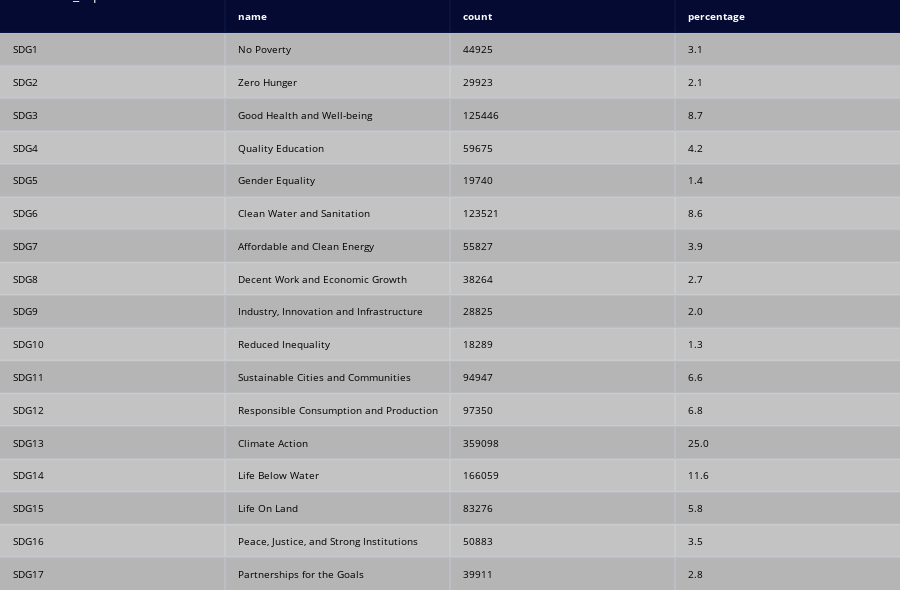

The code cell stored with this chart in its notebook:
### Code cell
import plotly.figure_factory as ff
df_sdg = df_sdg[['name', 'count']]
df_sdg["percentage"] = df_sdg['count']/ float(tot_pub)
df_sdg["percentage"] = df_sdg["percentage"].apply(lambda x: round(100*x, 1))
# df_sdg_t = df_sdg.transpose()
col = [df_sdg.columns.tolist()]
col[0].insert(0, "")
body = df_sdg.reset_index().values.tolist()
fig = ff.create_table(col + body)

fig.update_layout(title="SDG_repartition", showlegend=True, font={'size':10})
fig.write_image('../img/table_SDG_repartition.jpeg', width=1080, height=250, scale=1)
fig.show()

### Figure 1 — Plotly figure (JSON) as saved in the notebook; plotly's stock layout.template omitted (floating-point values rounded to 4 significant figures)
{"data": [{"colorscale": [[0, "#00083e"], [0.5, "#ededee"], [1, "#ffffff"]], "hoverinfo": "none", "opacity": 0.75, "showscale": false, "z": [[0, 0, 0, 0], [0.5, 0.5, 0.5, 0.5], [1, 1, 1, 1], [0.5, 0.5, 0.5, 0.5], [1, 1, 1, 1], [0.5, 0.5, 0.5, 0.5], [1, 1, 1, 1], [0.5, 0.5, 0.5, 0.5], [1, 1, 1, 1], [0.5, 0.5, 0.5, 0.5], [1, 1, 1, 1], [0.5, 0.5, 0.5, 0.5], [1, 1, 1, 1], [0.5, 0.5, 0.5, 0.5], [1, 1, 1, 1], [0.5, 0.5, 0.5, 0.5], [1, 1, 1, 1], [0.5, 0.5, 0.5, 0.5]], "type": "heatmap"}], "layout": {"annotations": [{"align": "left", "font": {"color": "#ffffff"}, "showarrow": false, "text": "<b></b>", "x": -0.45, "xanchor": "left", "xref": "x", "y": 0, "yref": "y"}, {"align": "left", "font": {"color": "#ffffff"}, "showarrow": false, "text": "<b>name</b>", "x": 0.55, "xanchor": "left", "xref": "x", "y": 0, "yref": "y"}, {"align": "left", "font": {"color": "#ffffff"}, "showarrow": false, "text": "<b>count</b>", "x": 1.55, "xanchor": "left", "xref": "x", "y": 0, "yref": "y"}, {"align": "left", "font": {"color": "#ffffff"}, "showarrow": false, "text": "<b>percentage</b>", "x": 2.55, "xanchor": "left", "xref": "x", "y": 0, "yref": "y"}, {"align": "left", "font": {"color": "#000000"}, "showarrow": false, "text": "SDG1", "x": -0.45, "xanchor": "left", "xref": "x", "y": 1, "yref": "y"}, {"align": "left", "font": {"color": "#000000"}, "showarrow": false, "text": "No Poverty", "x": 0.55, "xanchor": "left", "xref": "x", "y": 1, "yref": "y"}, {"align": "left", "font": {"color": "#000000"}, "showarrow": false, "text": "44925", "x": 1.55, "xanchor": "left", "xref": "x", "y": 1, "yref": "y"}, {"align": "left", "font": {"color": "#000000"}, "showarrow": false, "text": "3.1", "x": 2.55, "xanchor": "left", "xref": "x", "y": 1, "yref": "y"}, {"align": "left", "font": {"color": "#000000"}, "showarrow": false, "text": "SDG2", "x": -0.45, "xanchor": "left", "xref": "x", "y": 2, "yref": "y"}, {"align": "left", "font": {"color": "#000000"}, "showarrow": false, "text": "Zero Hunger", "x": 0.55, "xanchor": "left", "xref": "x", "y": 2, "yref": "y"}, {"align": "left", "font": {"color": "#000000"}, "showarrow": false, "text": "29923", "x": 1.55, "xanchor": "left", "xref": "x", "y": 2, "yref": "y"}, {"align": "left", "font": {"color": "#000000"}, "showarrow": false, "text": "2.1", "x": 2.55, "xanchor": "left", "xref": "x", "y": 2, "yref": "y"}, {"align": "left", "font": {"color": "#000000"}, "showarrow": false, "text": "SDG3", "x": -0.45, "xanchor": "left", "xref": "x", "y": 3, "yref": "y"}, {"align": "left", "font": {"color": "#000000"}, "showarrow": false, "text": "Good Health and Well-being", "x": 0.55, "xanchor": "left", "xref": "x", "y": 3, "yref": "y"}, {"align": "left", "font": {"color": "#000000"}, "showarrow": false, "text": "125446", "x": 1.55, "xanchor": "left", "xref": "x", "y": 3, "yref": "y"}, {"align": "left", "font": {"color": "#000000"}, "showarrow": false, "text": "8.7", "x": 2.55, "xanchor": "left", "xref": "x", "y": 3, "yref": "y"}, {"align": "left", "font": {"color": "#000000"}, "showarrow": false, "text": "SDG4", "x": -0.45, "xanchor": "left", "xref": "x", "y": 4, "yref": "y"}, {"align": "left", "font": {"color": "#000000"}, "showarrow": false, "text": "Quality Education", "x": 0.55, "xanchor": "left", "xref": "x", "y": 4, "yref": "y"}, {"align": "left", "font": {"color": "#000000"}, "showarrow": false, "text": "59675", "x": 1.55, "xanchor": "left", "xref": "x", "y": 4, "yref": "y"}, {"align": "left", "font": {"color": "#000000"}, "showarrow": false, "text": "4.2", "x": 2.55, "xanchor": "left", "xref": "x", "y": 4, "yref": "y"}, {"align": "left", "font": {"color": "#000000"}, "showarrow": false, "text": "SDG5", "x": -0.45, "xanchor": "left", "xref": "x", "y": 5, "yref": "y"}, {"align": "left", "font": {"color": "#000000"}, "showarrow": false, "text": "Gender Equality", "x": 0.55, "xanchor": "left", "xref": "x", "y": 5, "yref": "y"}, {"align": "left", "font": {"color": "#000000"}, "showarrow": false, "text": "19740", "x": 1.55, "xanchor": "left", "xref": "x", "y": 5, "yref": "y"}, {"align": "left", "font": {"color": "#000000"}, "showarrow": false, "text": "1.4", "x": 2.55, "xanchor": "left", "xref": "x", "y": 5, "yref": "y"}, {"align": "left", "font": {"color": "#000000"}, "showarrow": false, "text": "SDG6", "x": -0.45, "xanchor": "left", "xref": "x", "y": 6, "yref": "y"}, {"align": "left", "font": {"color": "#000000"}, "showarrow": false, "text": "Clean Water and Sanitation", "x": 0.55, "xanchor": "left", "xref": "x", "y": 6, "yref": "y"}, {"align": "left", "font": {"color": "#000000"}, "showarrow": false, "text": "123521", "x": 1.55, "xanchor": "left", "xref": "x", "y": 6, "yref": "y"}, {"align": "left", "font": {"color": "#000000"}, "showarrow": false, "text": "8.6", "x": 2.55, "xanchor": "left", "xref": "x", "y": 6, "yref": "y"}, {"align": "left", "font": {"color": "#000000"}, "showarrow": false, "text": "SDG7", "x": -0.45, "xanchor": "left", "xref": "x", "y": 7, "yref": "y"}, {"align": "left", "font": {"color": "#000000"}, "showarrow": false, "text": "Affordable and Clean Energy", "x": 0.55, "xanchor": "left", "xref": "x", "y": 7, "yref": "y"}, {"align": "left", "font": {"color": "#000000"}, "showarrow": false, "text": "55827", "x": 1.55, "xanchor": "left", "xref": "x", "y": 7, "yref": "y"}, {"align": "left", "font": {"color": "#000000"}, "showarrow": false, "text": "3.9", "x": 2.55, "xanchor": "left", "xref": "x", "y": 7, "yref": "y"}, {"align": "left", "font": {"color": "#000000"}, "showarrow": false, "text": "SDG8", "x": -0.45, "xanchor": "left", "xref": "x", "y": 8, "yref": "y"}, {"align": "left", "font": {"color": "#000000"}, "showarrow": false, "text": "Decent Work and Economic Growth", "x": 0.55, "xanchor": "left", "xref": "x", "y": 8, "yref": "y"}, {"align": "left", "font": {"color": "#000000"}, "showarrow": false, "text": "38264", "x": 1.55, "xanchor": "left", "xref": "x", "y": 8, "yref": "y"}, {"align": "left", "font": {"color": "#000000"}, "showarrow": false, "text": "2.7", "x": 2.55, "xanchor": "left", "xref": "x", "y": 8, "yref": "y"}, {"align": "left", "font": {"color": "#000000"}, "showarrow": false, "text": "SDG9", "x": -0.45, "xanchor": "left", "xref": "x", "y": 9, "yref": "y"}, {"align": "left", "font": {"color": "#000000"}, "showarrow": false, "text": "Industry, Innovation and Infrastructure", "x": 0.55, "xanchor": "left", "xref": "x", "y": 9, "yref": "y"}, {"align": "left", "font": {"color": "#000000"}, "showarrow": false, "text": "28825", "x": 1.55, "xanchor": "left", "xref": "x", "y": 9, "yref": "y"}, {"align": "left", "font": {"color": "#000000"}, "showarrow": false, "text": "2.0", "x": 2.55, "xanchor": "left", "xref": "x", "y": 9, "yref": "y"}, {"align": "left", "font": {"color": "#000000"}, "showarrow": false, "text": "SDG10", "x": -0.45, "xanchor": "left", "xref": "x", "y": 10, "yref": "y"}, {"align": "left", "font": {"color": "#000000"}, "showarrow": false, "text": "Reduced Inequality", "x": 0.55, "xanchor": "left", "xref": "x", "y": 10, "yref": "y"}, {"align": "left", "font": {"color": "#000000"}, "showarrow": false, "text": "18289", "x": 1.55, "xanchor": "left", "xref": "x", "y": 10, "yref": "y"}, {"align": "left", "font": {"color": "#000000"}, "showarrow": false, "text": "1.3", "x": 2.55, "xanchor": "left", "xref": "x", "y": 10, "yref": "y"}, {"align": "left", "font": {"color": "#000000"}, "showarrow": false, "text": "SDG11", "x": -0.45, "xanchor": "left", "xref": "x", "y": 11, "yref": "y"}, {"align": "left", "font": {"color": "#000000"}, "showarrow": false, "text": "Sustainable Cities and Communities", "x": 0.55, "xanchor": "left", "xref": "x", "y": 11, "yref": "y"}, {"align": "left", "font": {"color": "#000000"}, "showarrow": false, "text": "94947", "x": 1.55, "xanchor": "left", "xref": "x", "y": 11, "yref": "y"}, {"align": "left", "font": {"color": "#000000"}, "showarrow": false, "text": "6.6", "x": 2.55, "xanchor": "left", "xref": "x", "y": 11, "yref": "y"}, {"align": "left", "font": {"color": "#000000"}, "showarrow": false, "text": "SDG12", "x": -0.45, "xanchor": "left", "xref": "x", "y": 12, "yref": "y"}, {"align": "left", "font": {"color": "#000000"}, "showarrow": false, "text": "Responsible Consumption and Production", "x": 0.55, "xanchor": "left", "xref": "x", "y": 12, "yref": "y"}, {"align": "left", "font": {"color": "#000000"}, "showarrow": false, "text": "97350", "x": 1.55, "xanchor": "left", "xref": "x", "y": 12, "yref": "y"}, {"align": "left", "font": {"color": "#000000"}, "showarrow": false, "text": "6.8", "x": 2.55, "xanchor": "left", "xref": "x", "y": 12, "yref": "y"}, {"align": "left", "font": {"color": "#000000"}, "showarrow": false, "text": "SDG13", "x": -0.45, "xanchor": "left", "xref": "x", "y": 13, "yref": "y"}, {"align": "left", "font": {"color": "#000000"}, "showarrow": false, "text": "Climate Action", "x": 0.55, "xanchor": "left", "xref": "x", "y": 13, "yref": "y"}, {"align": "left", "font": {"color": "#000000"}, "showarrow": false, "text": "359098", "x": 1.55, "xanchor": "left", "xref": "x", "y": 13, "yref": "y"}, {"align": "left", "font": {"color": "#000000"}, "showarrow": false, "text": "25.0", "x": 2.55, "xanchor": "left", "xref": "x", "y": 13, "yref": "y"}, {"align": "left", "font": {"color": "#000000"}, "showarrow": false, "text": "SDG14", "x": -0.45, "xanchor": "left", "xref": "x", "y": 14, "yref": "y"}, {"align": "left", "font": {"color": "#000000"}, "showarrow": false, "text": "Life Below Water", "x": 0.55, "xanchor": "left", "xref": "x", "y": 14, "yref": "y"}, {"align": "left", "font": {"color": "#000000"}, "showarrow": false, "text": "166059", "x": 1.55, "xanchor": "left", "xref": "x", "y": 14, "yref": "y"}, {"align": "left", "font": {"color": "#000000"}, "showarrow": false, "text": "11.6", "x": 2.55, "xanchor": "left", "xref": "x", "y": 14, "yref": "y"}, {"align": "left", "font": {"color": "#000000"}, "showarrow": false, "text": "SDG15", "x": -0.45, "xanchor": "left", "xref": "x", "y": 15, "yref": "y"}, {"align": "left", "font": {"color": "#000000"}, "showarrow": false, "text": "Life On Land", "x": 0.55, "xanchor": "left", "xref": "x", "y": 15, "yref": "y"}, {"align": "left", "font": {"color": "#000000"}, "showarrow": false, "text": "83276", "x": 1.55, "xanchor": "left", "xref": "x", "y": 15, "yref": "y"}, {"align": "left", "font": {"color": "#000000"}, "showarrow": false, "text": "5.8", "x": 2.55, "xanchor": "left", "xref": "x", "y": 15, "yref": "y"}, {"align": "left", "font": {"color": "#000000"}, "showarrow": false, "text": "SDG16", "x": -0.45, "xanchor": "left", "xref": "x", "y": 16, "yref": "y"}, {"align": "left", "font": {"color": "#000000"}, "showarrow": false, "text": "Peace, Justice, and Strong Institutions", "x": 0.55, "xanchor": "left", "xref": "x", "y": 16, "yref": "y"}, {"align": "left", "font": {"color": "#000000"}, "showarrow": false, "text": "50883", "x": 1.55, "xanchor": "left", "xref": "x", "y": 16, "yref": "y"}, {"align": "left", "font": {"color": "#000000"}, "showarrow": false, "text": "3.5", "x": 2.55, "xanchor": "left", "xref": "x", "y": 16, "yref": "y"}, {"align": "left", "font": {"color": "#000000"}, "showarrow": false, "text": "SDG17", "x": -0.45, "xanchor": "left", "xref": "x", "y": 17, "yref": "y"}, {"align": "left", "font": {"color": "#000000"}, "showarrow": false, "text": "Partnerships for the Goals", "x": 0.55, "xanchor": "left", "xref": "x", "y": 17, "yref": "y"}, {"align": "left", "font": {"color": "#000000"}, "showarrow": false, "text": "39911", "x": 1.55, "xanchor": "left", "xref": "x", "y": 17, "yref": "y"}, {"align": "left", "font": {"color": "#000000"}, "showarrow": false, "text": "2.8", "x": 2.55, "xanchor": "left", "xref": "x", "y": 17, "yref": "y"}], "height": 590, "margin": {"b": 0, "l": 0, "r": 0, "t": 0}, "xaxis": {"dtick": 1, "gridwidth": 2, "showticklabels": false, "tick0": -0.5, "ticks": "", "zeroline": false}, "yaxis": {"autorange": "reversed", "dtick": 1, "gridwidth": 2, "showticklabels": false, "tick0": 0.5, "ticks": "", "zeroline": false}, "font": {"size": 10}, "title": {"text": "SDG_repartition"}, "showlegend": true}}
